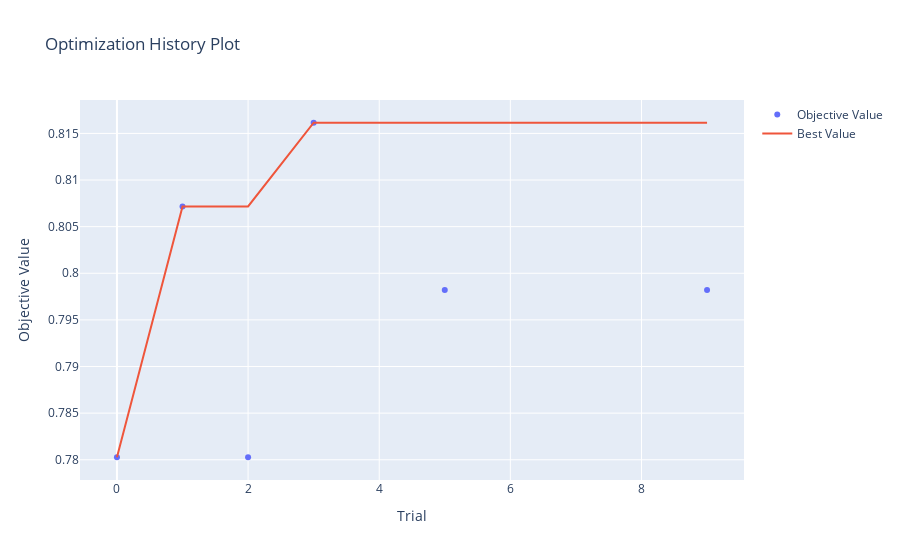

The notebook cell saved with this chart:
### Code cell
#Objective value x Trials
optuna.visualization.plot_optimization_history(study)

### Figure 1 — Plotly figure (JSON) as saved in the notebook; plotly's stock layout.template omitted (floating-point values rounded to 4 significant figures)
{"data": [{"mode": "markers", "name": "Objective Value", "type": "scatter", "x": [0, 1, 2, 3, 5, 9], "y": [0.7803, 0.8072, 0.7803, 0.8161, 0.7982, 0.7982]}, {"mode": "lines", "name": "Best Value", "type": "scatter", "x": [0, 1, 2, 3, 4, 5, 6, 7, 8, 9], "y": [0.7803, 0.8072, 0.8072, 0.8161, 0.8161, 0.8161, 0.8161, 0.8161, 0.8161, 0.8161]}, {"marker": {"color": "#cccccc"}, "mode": "markers", "name": "Infeasible Trial", "showlegend": false, "type": "scatter", "x": [], "y": []}], "layout": {"title": {"text": "Optimization History Plot"}, "xaxis": {"title": {"text": "Trial"}}, "yaxis": {"title": {"text": "Objective Value"}}}}
